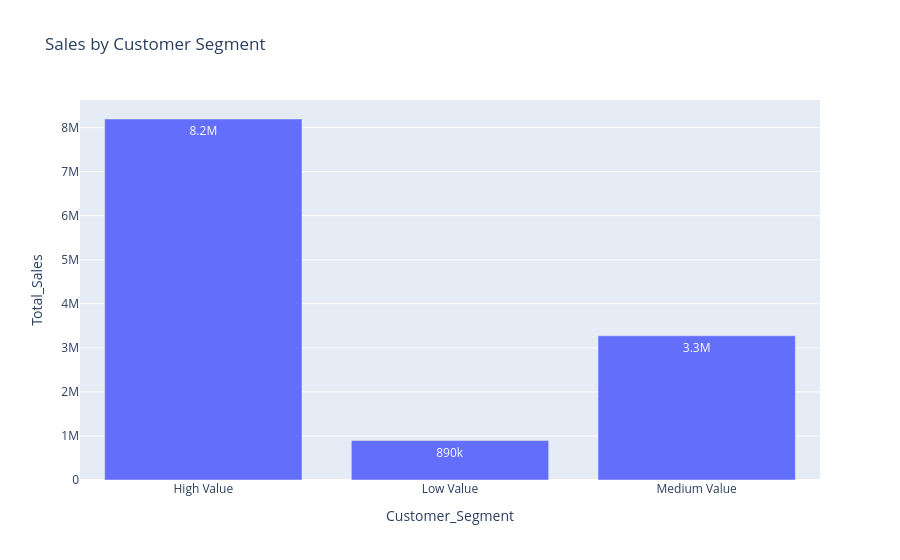

Notebook cell for this chart:
### Code cell
segment_sales = (
    df.groupby("Customer_Segment")["Total_Sales"]
    .sum()
    .reset_index()
)

fig = px.bar(
    segment_sales,
    x="Customer_Segment",
    y="Total_Sales",
    title="Sales by Customer Segment",
    text_auto=".2s"
)

fig.show()

### Figure 1 — Plotly figure (JSON) as saved in the notebook; plotly's stock layout.template omitted (floating-point values rounded to 4 significant figures)
{"data": [{"hovertemplate": "Customer_Segment=%{x}<br>Total_Sales=%{y}<extra></extra>", "legendgroup": "", "marker": {"color": "#636efa", "pattern": {"shape": ""}}, "name": "", "orientation": "v", "showlegend": false, "textposition": "auto", "texttemplate": "%{y:.2s}", "type": "bar", "x": ["High Value", "Low Value", "Medium Value"], "xaxis": "x", "y": [8195725, 894638, 3274685], "yaxis": "y"}], "layout": {"barmode": "relative", "legend": {"tracegroupgap": 0}, "title": {"text": "Sales by Customer Segment"}, "xaxis": {"anchor": "y", "domain": [0, 1], "title": {"text": "Customer_Segment"}}, "yaxis": {"anchor": "x", "domain": [0, 1], "title": {"text": "Total_Sales"}}}}
